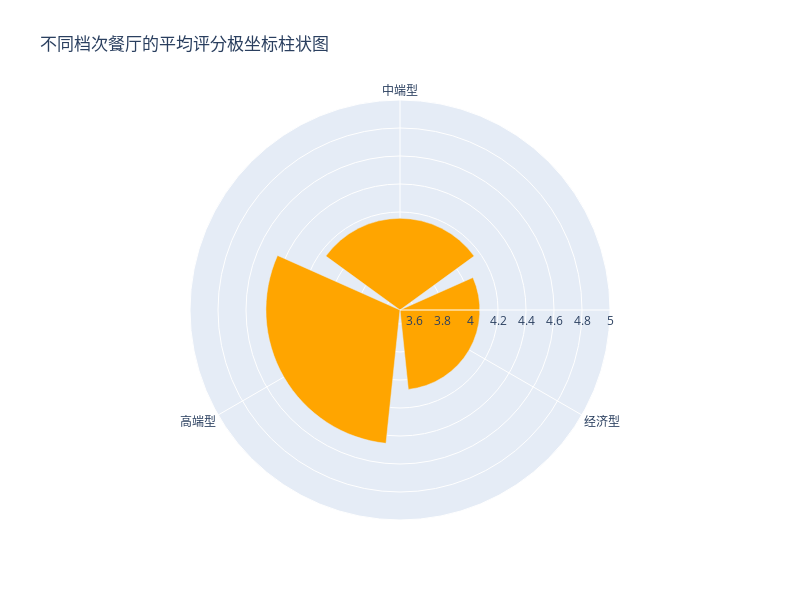

Source (notebook cell):
### Code cell
# 4. 不同档次餐厅的平均评分极坐标柱状图
avg_rating_by_price_level = df.groupby('价格档次')['餐厅评分'].mean().reset_index()
fig4 = px.bar_polar(avg_rating_by_price_level, r='餐厅评分', theta='价格档次',
                   color_discrete_sequence=['orange'],
                   title='不同档次餐厅的平均评分极坐标柱状图')
fig4.update_polars(radialaxis=dict(range=[3.5, 5]))
fig4.update_layout(width=800, height=600)
fig4.write_html('restaurant_plots/4_price_polar_bar.html')
fig4.show()

### Figure 1 — Plotly figure (JSON) as saved in the notebook; plotly's stock layout.template omitted (floating-point values rounded to 4 significant figures)
{"data": [{"hovertemplate": "餐厅评分=%{r}<br>价格档次=%{theta}<extra></extra>", "legendgroup": "", "marker": {"color": "orange", "pattern": {"shape": ""}}, "name": "", "r": [4.155, 4.07, 4.458], "showlegend": false, "subplot": "polar", "theta": ["中端型", "经济型", "高端型"], "type": "barpolar"}], "layout": {"barmode": "relative", "height": 600, "legend": {"tracegroupgap": 0}, "polar": {"angularaxis": {"direction": "clockwise", "rotation": 90, "type": "category"}, "domain": {"x": [0, 1], "y": [0, 1]}, "radialaxis": {"autorange": false, "range": [3.5, 5], "type": "linear"}}, "title": {"text": "不同档次餐厅的平均评分极坐标柱状图"}, "width": 800}}
